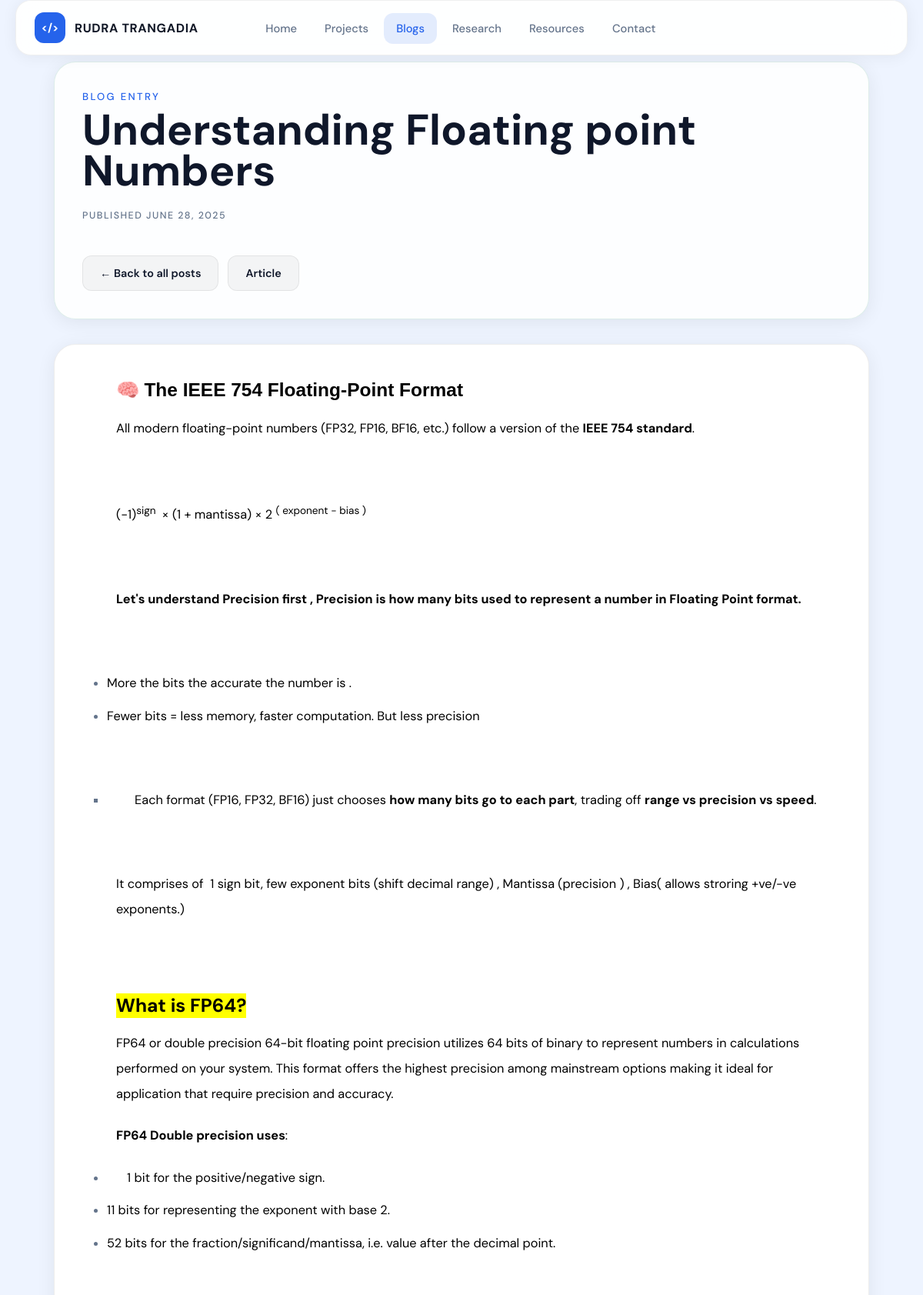
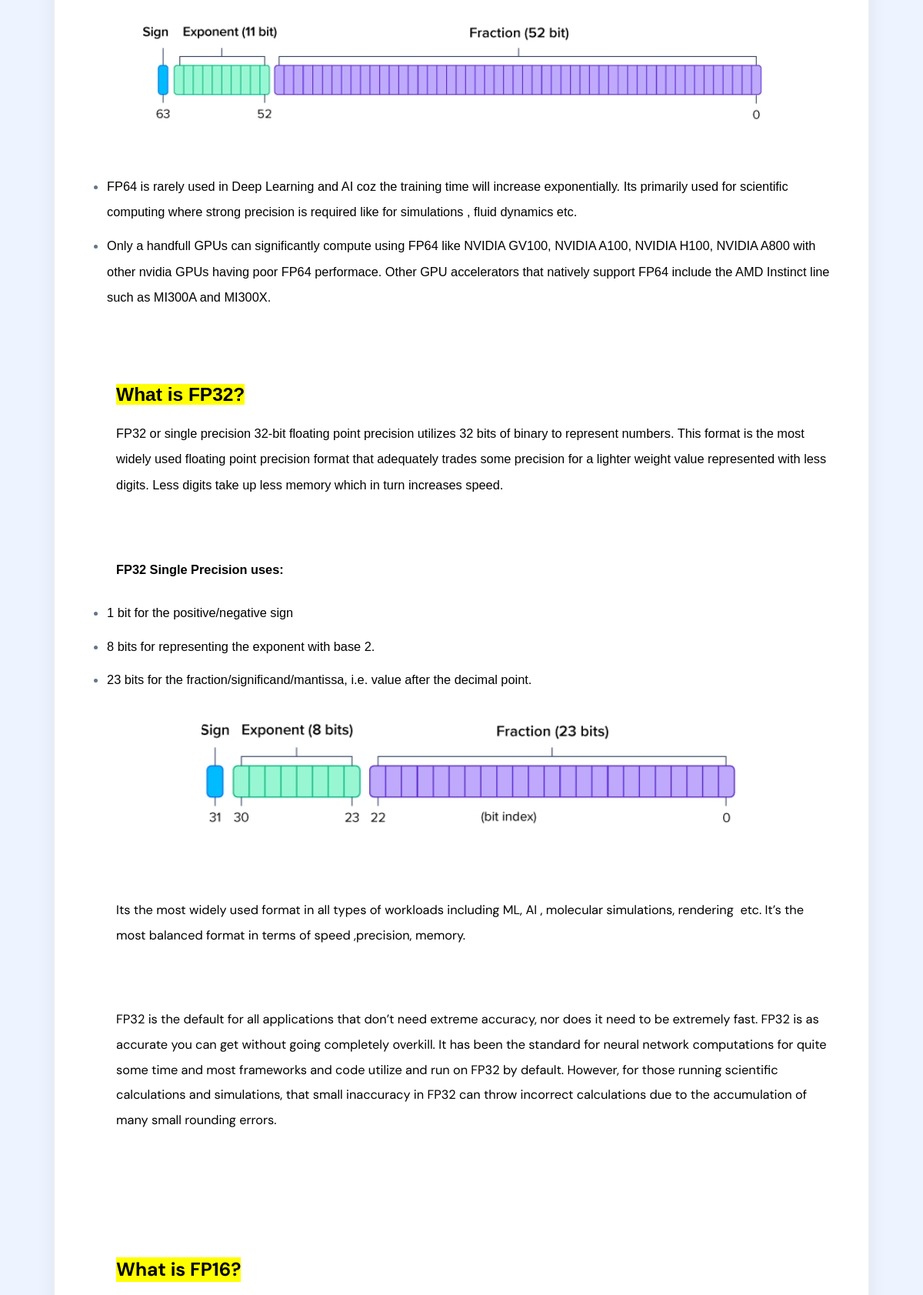
Screenshot of /blog/Understanding-Floating-Point-Numbers/ (upper part) with the database file from the repository (2 pictures, top to bottom).
### portfolio_app/models.py (models this page shows, shortened)
class BlogPost(models.Model):
    title = models.CharField(max_length=255)
    slug = models.SlugField(unique =True)
    content = CKEditor5Field('Content', config_name='extends')
    featured_image = models.ImageField(upload_to="images/", blank=True, null=True)
    jupyter_link = models.URLField(blank=True, null=True)
    external_link = models.URLField(blank=True, null=True)
    external_link_text = models.CharField(max_length=100, default="Article")
    created_at = models.DateTimeField(auto_now_add=True)
    is_published = models.BooleanField(default=True)
    is_featured = models.BooleanField(default=False)
    class Meta:
        app_label = 'portfolio_app'
        ordering = ['-created_at']

### portfolio_app/views.py (the view, shortened to what this page needs)
# urls.py: path("blog/<slug:slug>/", views.blog_detail, name='blog_detail'),
def blog_detail(request, slug):
    post = get_object_or_404(BlogPost, slug=slug, is_published=True)
    return render(request, 'blog_detail.html', {'post':post})

### templates/blog_detail.html (shortened to what this page needs)
{% load static %}
<!DOCTYPE html>
<html lang="en">
<head>
    <link rel="stylesheet" href="{% static 'css/navbar.css' %}">
    <link rel="stylesheet" href="{% static 'css/portfolio.css' %}">
    <link rel="stylesheet" href="{% static 'css/blog.css' %}">
</head>
<body>
    <div class="app-shell">
        <nav class="side-nav" id="side-nav">
            <div class="brand-block">
                <div class="brand-mark">&lt;/&gt;</div>
                <div>
                    <p class="brand-title">RUDRA TRANGADIA</p>
                </div>
            </div>
            <ul class="side-menu" id="nav-menu">
                <li><a href="{% url 'home' %}" class="side-link">Home</a></li>
                <li><a href="{% url 'home' %}#projects" class="side-link">Projects</a></li>
                <li><a href="{% url 'blog_list' %}" class="side-link active">Blogs</a></li>
                <li><a href="{% url 'home' %}#research" class="side-link">Research</a></li>
                <li><a href="{% url 'resources' %}" class="side-link">Resources</a></li>
                <li><a href="{% url 'home' %}#contact" class="side-link">Contact</a></li>
            </ul>
        </nav>
        <div class="main-area">
            <div class="app-content">
                <section class="section blog-detail-header">
                    <div>
                        <p class="eyebrow">Blog entry</p>
                        <h1 class="retro-title">{{ post.title }}</h1>
                        <p class="blog-meta">Published {{ post.created_at|date:"F d, Y" }}</p>
                    </div>
                    <div class="blog-detail-actions">
                        <a href="{% url 'blog_list' %}" class="retro-btn ghost">← Back to all posts</a>
                        {% if post.external_link %}
                        <a href="{{ post.external_link }}" target="_blank" class="retro-btn ghost">{{ post.external_link_text|default:"Reference link" }}</a>
                        {% endif %}
                    </div>
                </section>
                <section class="section blog-detail">
                    <div class="blog-content">
                        {{ post.content|safe }}
                    </div>
                </section>
            </div>
        </div>
    </div>
</body>
</html>

### static/css/navbar.css (style rules this page uses)
:root { --bg: #edf0ec; --bg-secondary: #ffffff; --card: #ffffff; --card-border: rgba(0,0,0,0.07); --text: #111827; --text-muted: #6b7280; --accent: #544a9e; --accent-soft: rgba(74,158,138,0.12); --accent-hover: #3d8a77; --shadow: 0 4px 24px rgba(0,0,0,0.07); --shadow-hover: 0 12px 40px rgba(0,0,0,0.12); --radius: 18px; --transition: all 0.25s ease; }
* { margin: 0; padding: 0; box-sizing: border-box; }
html { scroll-behavior: smooth; }
body { background: var(--bg); color: var(--text); font-family: 'DM Sans', sans-serif; overflow-x: hidden; }
.app-shell { min-height: auto; }
.main-area { width: min(1280px, calc(100% - 48px)); margin: auto; padding-top: 110px; }
.side-nav { position: fixed; top: 0; left: 50%; transform: translateX(-50%); width: min(1280px, calc(100% - 40px)); height: 72px; background: rgba(255,255,255,0.92); border: 1px solid rgba(0,0,0,0.06); backdrop-filter: blur(16px); -webkit-backdrop-filter: blur(16px); border-radius: 20px; display: flex; align-items: center; justify-content: space-between; padding: 0 24px; z-index: 999; box-shadow: 0 2px 20px rgba(0,0,0,0.06); }
.brand-block { display: flex; align-items: center; gap: 12px; }
.brand-mark { width: 40px; height: 40px; border-radius: 12px; background: var(--accent); display: flex; align-items: center; justify-content: center; color: white; font-weight: 700; font-size: 0.9rem; }
.brand-title { font-size: 1rem; letter-spacing: 0.04em; font-weight: 700; color: var(--text); }
.side-menu { list-style: none; display: flex; align-items: center; gap: 4px; }
.side-link { position: relative; color: var(--text-muted); text-decoration: none; font-size: 0.92rem; font-weight: 500; padding: 10px 16px; border-radius: 12px; transition: var(--transition); }
.side-link.active { background: var(--accent-soft); color: var(--accent); }

### static/css/portfolio.css (style rules this page uses)
* { box-sizing: border-box; }
:root { --bg: #eef4ff; --text-primary: #0f172a; --text-muted: #64748b; --card-bg: #ffffff; --accent: #2563eb; --accent-hover: #1d4ed8; --accent-soft: rgba(37,99,235,0.12); }
.section { width: min(1200px, 92%); margin-left: auto; margin-right: auto; margin-bottom: 32px; margin-top: 32px; border-radius: 28px; background: rgba(255,255,255,0.88); backdrop-filter: blur(8px); padding: 36px; border: 1.5px solid rgba(74,158,138,0.18); box-shadow: var(--shadow); }
.eyebrow { color: var(--accent); font-size: 0.82rem; text-transform: uppercase; letter-spacing: 0.18em; margin-bottom: 8px; font-weight: 500; }
.retro-title { font-size: clamp(2rem, 5vw, 3.5rem); line-height: 0.95; font-weight: 700; margin-bottom: 24px; color: var(--text-primary); }
.retro-btn { height: 46px; padding: 0 22px; border-radius: 12px; display: inline-flex; align-items: center; justify-content: center; gap: 8px; text-decoration: none; font-size: 0.9rem; font-weight: 600; transition: 0.25s; border: 1.5px solid var(--card-border); background: rgba(0,0,0,0.04); color: var(--text-primary); cursor: pointer; }
body { overflow-x: hidden; }
.blog-meta { color: var(--text-muted); margin-bottom: 12px; font-size: 0.82rem; text-transform: uppercase; letter-spacing: 0.1em; }
.app-shell { padding-top: 0 !important; }
.main-area { padding-top: 80px !important; }
.section:first-child { margin-top: 0 !important; }
.blog-content { line-height: 1.9; color: var(--text-muted); font-size: 1rem; }

### rows the page displays
BlogPost: title "Understanding Floating point Numbers", created_at "JUNE 28, 2025", external_link_text "Article", content "🧠 The IEEE 754 Floating-Point Format All modern floating-point numbers (FP32, FP16, BF16, etc.) follow a version of the IEEE 754 standard . (-1) sign × (1 + mantissa) × 2 ( exponent - bias ) Let's understand Precision first , Precision is how many bits used to represent a number in Floating Point format. More the bits the accurate the number is . Fewer bits = less memory, faster computation. But less precision Each format (FP16, FP32, BF16) just chooses how many bits go to each part , trading off range vs precision vs speed . It comprises of 1 sign bit, few exponent bits (shift decimal range) , Mantissa (precision ) , Bias( allows stroring +ve/-ve exponents.) What is FP64? FP64 or double…", content (picture)
